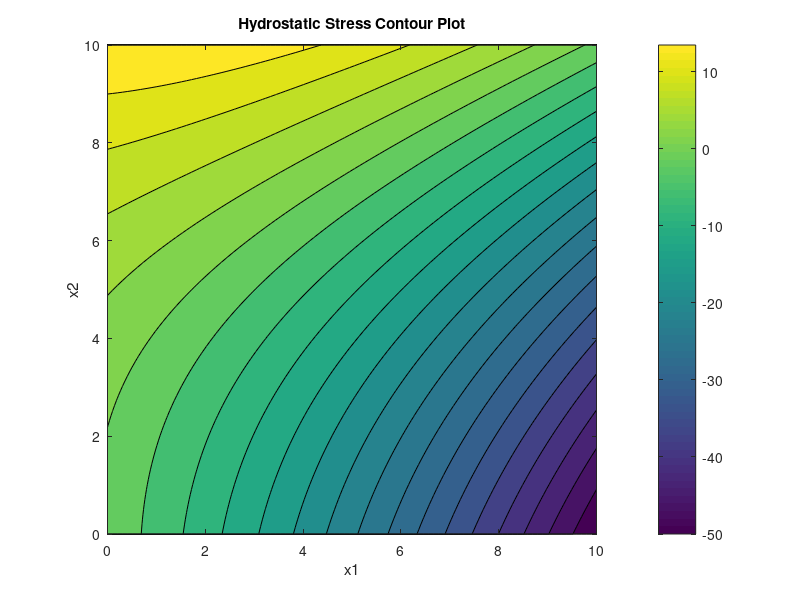
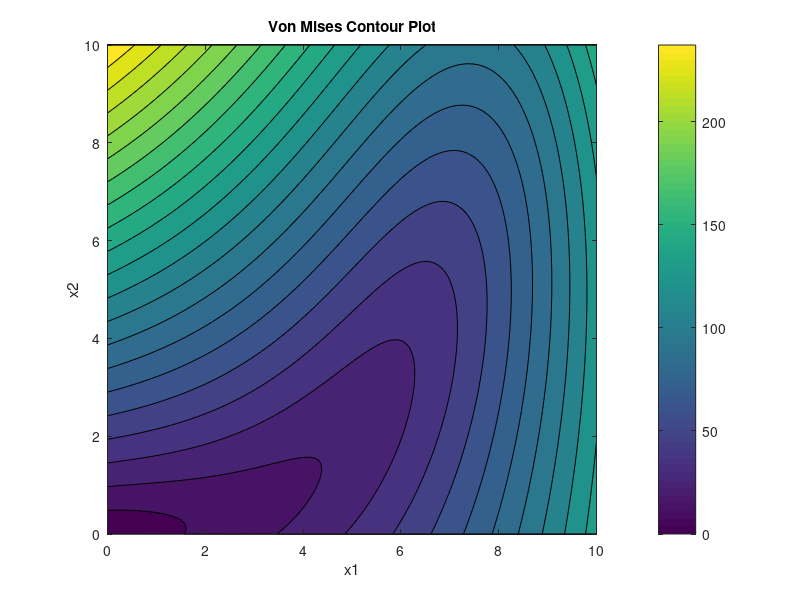

Write MATLAB code to recreate these figures, in order.
L = 10;
a = linspace(0,L,100);
b = linspace(0,L,100);
[X, Y] = meshgrid(a,b);

K = 1;

sig_o = K/3 * (-X.^2./2 - L*X + Y.^2./2 +X.*Y);

sig_11 = K*(X.^2 ./2 - L.*X);
sig_22 = K*(Y.^2 ./2 - X.^2 +X.*Y);
sig_12 = K*(X.*Y + X.^2 ./2 - L.*Y);

s_11 = sig_11 - sig_o;
s_22 = sig_22 - sig_o;
s_12 = sig_12;

J2 = 1/2 * (s_11.^2 + s_22.^2 + 4.*s_12.^2);

VM = sqrt(3*J2);


figure(1)
contourf(X, Y, sig_o, 20);
title('Hydrostatic Stress Contour Plot');
xlabel('x1');
ylabel('x2');
colorbar
axis equal

figure(2)
contourf(X, Y, VM, 20);
title('Von Mises Contour Plot');
xlabel('x1');
ylabel('x2');
colorbar
axis equal